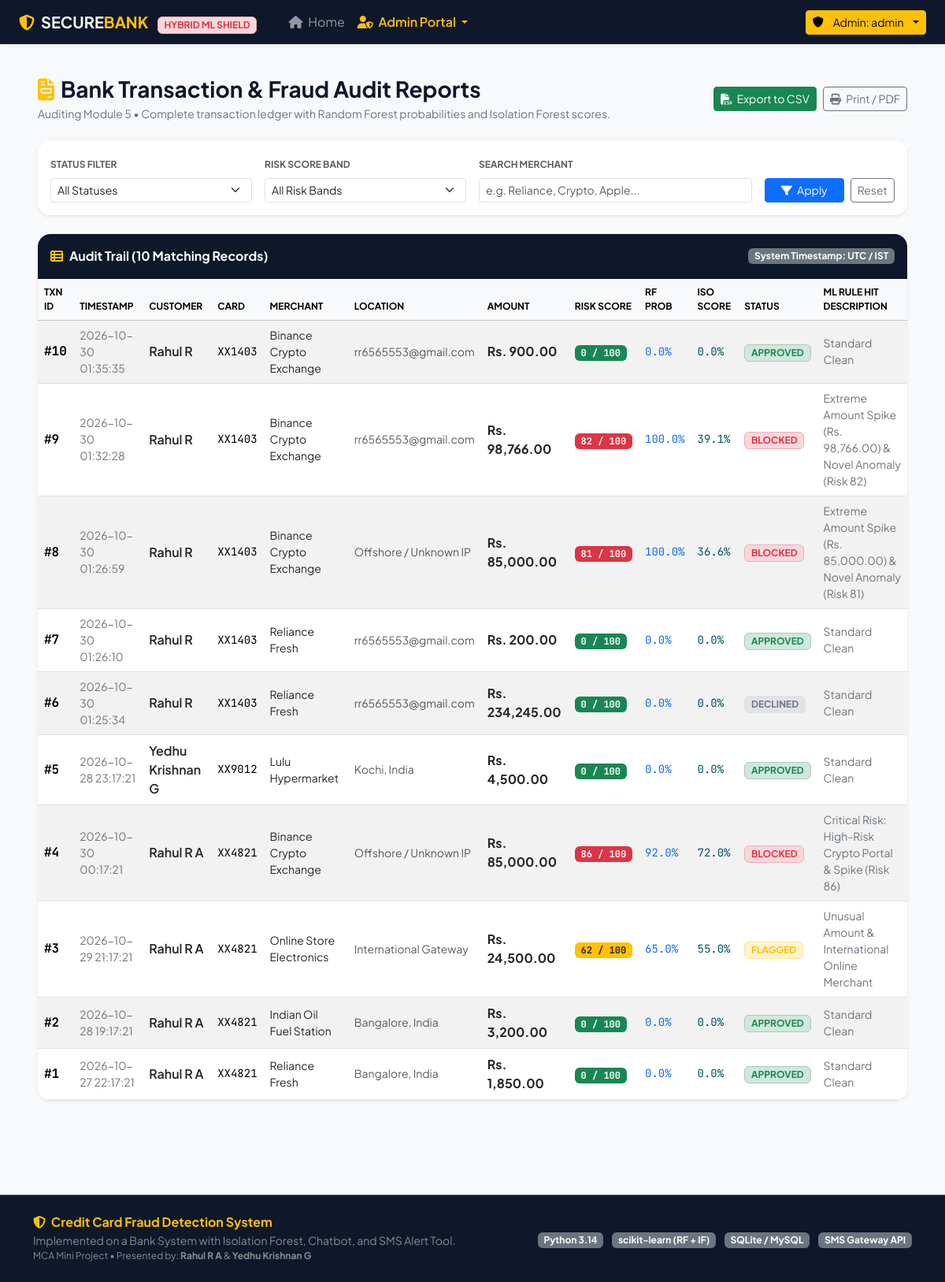
The app's page /admin/reports (signed in) with its own data.
### tables this page shows
CREATE TABLE `TRANSACTION` (
        txn_id INTEGER PRIMARY KEY AUTOINCREMENT,
        card_id INTEGER NOT NULL,
        amount DECIMAL(12, 2) NOT NULL,
        txn_time DATETIME NOT NULL,
        merchant VARCHAR(50) NOT NULL,
        location VARCHAR(30) NOT NULL,
        status VARCHAR(15) NOT NULL,
        FOREIGN KEY (card_id) REFERENCES CARD(card_id) ON DELETE CASCADE
    );

CREATE TABLE CUSTOMER (
        customer_id INTEGER PRIMARY KEY AUTOINCREMENT,
        full_name VARCHAR(50) NOT NULL,
        email VARCHAR(60) UNIQUE NOT NULL,
        phone VARCHAR(15) NOT NULL,
        address VARCHAR(100),
        password_hash VARCHAR(255) NOT NULL,
        created_at DATETIME DEFAULT CURRENT_TIMESTAMP
    );

CREATE TABLE FRAUD_ALERT (
        alert_id INTEGER PRIMARY KEY AUTOINCREMENT,
        txn_id INTEGER NOT NULL,
        rule_hit VARCHAR(50) NOT NULL,
        risk_score INTEGER NOT NULL,
        rf_prob DECIMAL(6, 4) NOT NULL,
        iso_score DECIMAL(6, 4) NOT NULL,
        alert_status VARCHAR(15) DEFAULT 'NEW',
        alert_time DATETIME NOT NULL,
        FOREIGN KEY (txn_id) REFERENCES `TRANSACTION`(txn_id) ON DELETE CASCADE
    );

### app.py (the view)
@app.route('/admin/reports')
@admin_login_required
def admin_reports():
    status_filter = request.args.get('status', 'ALL')
    merchant_filter = request.args.get('merchant', '').strip()
    risk_filter = request.args.get('risk_band', 'ALL')
    conn = get_db_connection()
    cursor = conn.cursor()
    query = """
        SELECT t.txn_id, t.amount, t.txn_time, t.merchant, t.location, t.status,
               c.card_number, cust.full_name,
               f.risk_score, f.rf_prob, f.iso_score, f.rule_hit
        FROM `TRANSACTION` t
        JOIN CARD c ON t.card_id = c.card_id
        JOIN CUSTOMER cust ON c.customer_id = cust.customer_id
        LEFT JOIN FRAUD_ALERT f ON t.txn_id = f.txn_id
        WHERE 1=1
    """
    params = []
    if status_filter != 'ALL':
        query += " AND t.status = ?"
        params.append(status_filter)
    if merchant_filter:
        query += " AND LOWER(t.merchant) LIKE ?"
        params.append(f"%{merchant_filter.lower()}%")
    if risk_filter == 'LOW':
        query += " AND (f.risk_score IS NULL OR f.risk_score < 40)"
    elif risk_filter == 'MEDIUM':
        query += " AND f.risk_score >= 40 AND f.risk_score < 70"
    elif risk_filter == 'HIGH':
        query += " AND f.risk_score >= 70"
    query += " ORDER BY t.txn_id DESC"
    cursor.execute(query, params)
    records = cursor.fetchall()
    conn.close()
    report_data = []
    for r in records:
        report_data.append({
            'txn_id': r['txn_id'],
            'amount': float(r['amount']),
            'txn_time': r['txn_time'],
            'merchant': r['merchant'],
            'location': r['location'],
            'status': r['status'],
            'customer_name': r['full_name'],
            'card_masked': short_mask(r['card_number']),
            'risk_score': r['risk_score'] if r['risk_score'] is not None else 0,
            'rf_prob': float(r['rf_prob']) if r['rf_prob'] is not None else 0.0,
            'iso_score': float(r['iso_score']) if r['iso_score'] is not None else 0.0,
            'rule_hit': r['rule_hit'] if r['rule_hit'] else 'Standard Clean'
        })
    return render_template('admin_reports.html',
                           reports=report_data,
                           status_filter=status_filter,
                           merchant_filter=merchant_filter,
                           risk_filter=risk_filter)

### app.py (called while the page is built)
def admin_login_required(f):
    @wraps(f)
    def decorated_function(*args, **kwargs):
        if 'admin_id' not in session:
            flash('Admin authentication required.', 'danger')
            return redirect(url_for('admin_login'))
        return f(*args, **kwargs)
    return decorated_function

### models/database.py (called while the page is built)
def get_db_connection():
    conn = sqlite3.connect(Config.SQLITE_DB_PATH)
    conn.row_factory = sqlite3.Row
    conn.execute("PRAGMA foreign_keys = ON")
    return conn

def short_mask(card_number):
    clean = str(card_number).replace(" ", "").replace("-", "")
    if len(clean) >= 4:
        return f"XX{clean[-4:]}"
    return "XX****"

### templates/admin_reports.html (shortened to what this page needs)
{% extends "base.html" %}
{% block content %}
<div class="container-fluid px-lg-5">
    <div class="d-flex flex-wrap justify-content-between align-items-center mb-4">
        <div>
            <h3 class="fw-bold text-navy mb-1">
                <i class="fa-solid fa-file-invoice text-warning me-2"></i>Bank Transaction & Fraud Audit Reports
            </h3>
            <p class="text-secondary small mb-0">
                Auditing Module 5 &bull; Complete transaction ledger with Random Forest probabilities and Isolation Forest scores.
            </p>
        </div>
        <div class="d-flex gap-2">
            <a href="{{ url_for('export_reports_csv') }}" class="btn btn-success btn-sm">
                <i class="fa-solid fa-file-csv me-1"></i> Export to CSV
            </a>
            <button class="btn btn-outline-secondary btn-sm" onclick="window.print()">
                <i class="fa-solid fa-print me-1"></i> Print / PDF
            </button>
        </div>
    </div>
    <div class="card border-0 shadow-sm rounded-4 p-3 bg-white mb-4">
        <form method="GET" action="{{ url_for('admin_reports') }}" class="row g-3 align-items-end">
            <div class="col-md-3">
                <label class="form-label fs-xs text-muted fw-bold text-uppercase">Status Filter</label>
                <select name="status" class="form-select form-select-sm">
                    <option value="ALL" {% if status_filter == 'ALL' %}selected{% endif %}>All Statuses</option>
                </select>
            </div>
            <div class="col-md-3">
                <label class="form-label fs-xs text-muted fw-bold text-uppercase">Risk Score Band</label>
                <select name="risk_band" class="form-select form-select-sm">
                    <option value="ALL" {% if risk_filter == 'ALL' %}selected{% endif %}>All Risk Bands</option>
                </select>
            </div>
            <div class="col-md-4">
                <label class="form-label fs-xs text-muted fw-bold text-uppercase">Search Merchant</label>
                <input type="text" name="merchant" value="{{ merchant_filter }}" class="form-control form-control-sm" placeholder="e.g. Reliance, Crypto, Apple...">
            </div>
            <div class="col-md-2 d-flex gap-2">
                <button type="submit" class="btn btn-primary btn-sm w-100">
                    <i class="fa-solid fa-filter me-1"></i> Apply
                </button>
                <a href="{{ url_for('admin_reports') }}" class="btn btn-outline-secondary btn-sm">Reset</a>
            </div>
        </form>
    </div>
    <div class="card border-0 shadow-sm rounded-4 overflow-hidden mb-5">
        <div class="card-header bg-navy text-white d-flex justify-content-between align-items-center py-3">
            <span class="fw-bold"><i class="fa-solid fa-table-list me-2 text-warning"></i>Audit Trail ({{ reports|length }} Matching Records)</span>
            <span class="badge bg-secondary">System Timestamp: UTC / IST</span>
        </div>
        <div class="table-responsive bg-white">
            <table class="table table-striped table-hover align-middle mb-0">
                <thead class="table-light text-secondary fs-xs text-uppercase">
                    <tr>
                        <th>Txn ID</th>
                        <th>Timestamp</th>
                        <th>Customer</th>
                        <th>Card</th>
                        <th>Merchant</th>
                        <th>Location</th>
                        <th>Amount</th>
                        <th>Risk Score</th>
                        <th>RF Prob</th>
                        <th>ISO Score</th>
                        <th>Status</th>
                        <th>ML Rule Hit Description</th>
                    </tr>
                </thead>
                <tbody>
                    {% for r in reports %}
                    <tr>
                        <td class="font-monospace fw-bold">#{{ r.txn_id }}</td>
                        <td class="small text-secondary">{{ r.txn_time }}</td>
                        <td class="fw-semibold text-dark">{{ r.customer_name }}</td>
                        <td class="font-monospace small">{{ r.card_masked }}</td>
                        <td class="small text-dark">{{ r.merchant }}</td>
                        <td class="small text-muted">{{ r.location }}</td>
                        <td class="fw-bold text-dark">Rs. {{ "{:,.2f}".format(r.amount) }}</td>
                        <td>
                            <span class="badge {% if r.risk_score >= 70 %}bg-danger{% elif r.risk_score >= 40 %}bg-warning text-dark{% else %}bg-success{% endif %} font-monospace">
                                {{ r.risk_score }} / 100
                            </span>
                        </td>
                        <td class="font-monospace small text-primary">
                            {{ "{:.1f}%".format(r.rf_prob * 100) }}
                        </td>
                        <td class="font-monospace small text-info-emphasis">
                            {{ "{:.1f}%".format(r.iso_score * 100) }}
                        </td>
                        <td>
                            {% if r.status == 'APPROVED' %}
                                <span class="badge bg-success-subtle text-success border border-success-subtle">APPROVED</span>
                            {% elif r.status == 'FLAGGED' %}
                                <span class="badge bg-warning-subtle text-warning border border-warning-subtle">FLAGGED</span>
                            {% elif r.status == 'BLOCKED' %}
                                <span class="badge bg-danger-subtle text-danger border border-danger-subtle">BLOCKED</span>
                            {% else %}
                                <span class="badge bg-secondary-subtle text-secondary border">DECLINED</span>
                            {% endif %}
                        </td>
                        <td class="small text-secondary">
                            {{ r.rule_hit }}
                        </td>
                    </tr>
                    {% else %}
                    <tr>
                        <td colspan="12" class="text-center py-4 text-muted">No records matched the selected filters.</td>
                    </tr>
                    {% endfor %}
                </tbody>
            </table>
        </div>
    </div>
</div>
{% endblock %}

### static/css/style.css (style rules this page uses)
:root { --navy-primary: #0f172a; --navy-secondary: #1e293b; --navy-light: #334155; --bank-gold: #f59e0b; --bank-blue: #2563eb; --bank-green: #10b981; --bank-red: #ef4444; }
body { font-family: 'Plus Jakarta Sans', -apple-system, BlinkMacSystemFont, sans-serif; color: #1e293b; background-color: #f8fafc; }
.font-monospace { font-family: 'JetBrains Mono', monospace !important; }
.fs-xs { font-size: 0.75rem; }
.bg-navy { background-color: var(--navy-primary) !important; }
.text-navy { color: var(--navy-primary) !important; }

### records on screen
TRANSACTION: txn_id "10", txn_time "2026-10-30 01:35:35", customer_name "Rahul R", card_masked "XX1403", merchant "Binance Crypto Exchange", location "rr6565553@gmail.com", amount "900.00", risk_score "0", rf_prob "0.0%", iso_score "0.0%", status "APPROVED", rule_hit "Standard Clean"
FRAUD_ALERT: txn_id "9", txn_time "2026-10-30 01:32:28", customer_name "Rahul R", card_masked "XX1403", merchant "Binance Crypto Exchange", location "rr6565553@gmail.com", risk_score "82", r.rf_prob*100 "100.0%", r.iso_score*100 "39.1%", shows "BLOCKED", rule_hit "Extreme Amount Spike (Rs. 98,766.00) & Novel Anomaly (Risk 82)"
TRANSACTION: amount "98,766.00"
FRAUD_ALERT: txn_id "8", txn_time "2026-10-30 01:26:59", customer_name "Rahul R", card_masked "XX1403", merchant "Binance Crypto Exchange", location "Offshore / Unknown IP", risk_score "81", r.rf_prob*100 "100.0%", r.iso_score*100 "36.6%", shows "BLOCKED", rule_hit "Extreme Amount Spike (Rs. 85,000.00) & Novel Anomaly (Risk 81)"
TRANSACTION: amount "85,000.00"
TRANSACTION: txn_id "7", txn_time "2026-10-30 01:26:10", customer_name "Rahul R", card_masked "XX1403", merchant "Reliance Fresh", location "rr6565553@gmail.com", amount "200.00", risk_score "0", rf_prob "0.0%", iso_score "0.0%", status "APPROVED", rule_hit "Standard Clean"
TRANSACTION: txn_id "6", txn_time "2026-10-30 01:25:34", customer_name "Rahul R", card_masked "XX1403", merchant "Reliance Fresh", location "rr6565553@gmail.com", amount "234,245.00", risk_score "0", rf_prob "0.0%", iso_score "0.0%", status "DECLINED", rule_hit "Standard Clean"
TRANSACTION: txn_id "5", txn_time "2026-10-28 23:17:21", customer_name "Yedhu Krishnan G", card_masked "XX9012", merchant "Lulu Hypermarket", location "Kochi, India", amount "4,500.00", risk_score "0", rf_prob "0.0%", iso_score "0.0%", status "APPROVED", rule_hit "Standard Clean"
FRAUD_ALERT: txn_id "4", txn_time "2026-10-30 00:17:21", customer_name "Rahul R A", card_masked "XX4821", merchant "Binance Crypto Exchange", location "Offshore / Unknown IP", risk_score "86", r.rf_prob*100 "92.0%", r.iso_score*100 "72.0%", shows "BLOCKED", rule_hit "Critical Risk: High-Risk Crypto Portal & Spike (Risk 86)"
TRANSACTION: amount "85,000.00"
FRAUD_ALERT: txn_id "3", txn_time "2026-10-29 21:17:21", customer_name "Rahul R A", card_masked "XX4821", merchant "Online Store Electronics", location "International Gateway", risk_score "62", r.rf_prob*100 "65.0%", r.iso_score*100 "55.0%", shows "FLAGGED", rule_hit "Unusual Amount & International Online Merchant"
TRANSACTION: amount "24,500.00"
TRANSACTION: txn_id "2", txn_time "2026-10-28 19:17:21", customer_name "Rahul R A", card_masked "XX4821", merchant "Indian Oil Fuel Station", location "Bangalore, India", amount "3,200.00", risk_score "0", rf_prob "0.0%", iso_score "0.0%", status "APPROVED", rule_hit "Standard Clean"
TRANSACTION: txn_id "1", txn_time "2026-10-27 22:17:21", customer_name "Rahul R A", card_masked "XX4821", merchant "Reliance Fresh", location "Bangalore, India", amount "1,850.00", risk_score "0", rf_prob "0.0%", iso_score "0.0%", status "APPROVED", rule_hit "Standard Clean"

### other values on screen
{{ session.get('admin_username') }} "admin"
{{ reports|length }} "10"
